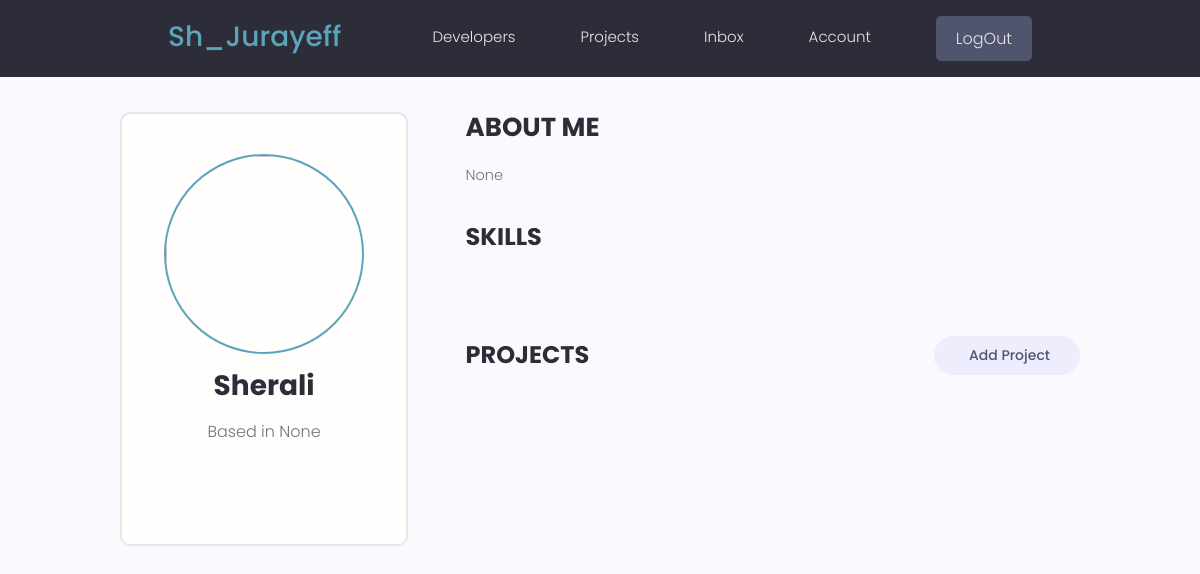
Screenshot of /account/ (signed in) with the database file from the repository.
### users/models.py (models this page shows, shortened)
class Profile(models.Model):
    user = models.OneToOneField(User , on_delete=models.CASCADE , null=True , blank=True)
    name = models.CharField(max_length=200 , blank=True  , null=True)
    email = models.EmailField(max_length=200 , blank=True , null=True)
    username = models.CharField(max_length=200 , blank=True  , null=True)
    location = models.CharField(max_length=200 , blank=True  , null=True)
    short_intro =  models.CharField(max_length=200 , blank=True  , null=True)
    bio = models.TextField(blank=True , null=True)
    profile_image = models.ImageField(blank=True ,null=True , upload_to='profiles/' , default='profiles/user-default.png')
    social_github = models.CharField(max_length=200 , blank=True  , null=True)
    social_telegram = models.CharField(max_length=200 , blank=True  , null=True)
    social_instagram = models.CharField(max_length=200 , blank=True  , null=True)
    social_linkedin = models.CharField(max_length=200 , blank=True  , null=True)
    social_twitter = models.CharField(max_length=200 , blank=True  , null=True)
    created_at = models.DateTimeField(auto_now_add=True , null=True ,blank=True)
    id = models.UUIDField(unique=True , default=uuid.uuid4 , primary_key=True , editable=False)

### users/views.py (the view)
# urls.py: path('account/' , userAccount , name = 'account') ,
@login_required(login_url = 'login')
def userAccount(request):
    profile = request.user.profile
    context = {
        'profile': profile
    }
    return render(request , 'users/account.html' , context)

### users/templates/users/account.html (shortened to what this page needs)
{% extends 'main.html' %}
{% block content %}
<main class="settingsPage profile my-md">
  <div class="container">
    <div class="layout">
      <div class="column column--1of3">
        <div class="card text-center">
          <div class="card__body dev">
            <img class="avatar avatar--xl dev__avatar" src="{{profile.imageURL}}" />
            <h2 class="dev__name">{{profile.name}}</h2>
            <p class="dev__location">Based in {{profile.location}}</p>
          </div>
        </div>
      </div>
      <div class="column column--2of3">
        <div class="devInfo">
          <h3 class="devInfo__title">About Me</h3>
          <p class="devInfo__about">{{profile.bio}}</p>
        </div>
        <div class="settings">
          <h3 class="settings__title">Skills</h3>
        </div>
        <div class="settings">
          <h3 class="settings__title">Projects</h3>
          <a class="tag tag--pill tag--sub settings__btn tag--lg" href="{% url 'create-project' %}"> Add Project</a>
        </div>
      </div>
    </div>
  </div>
</main>
{% endblock %}

### static/styles/app.css (style rules this page uses)
:root { --color-sub: #2d2d39; }
.card { border: 2px solid var(--color-light); }
img { width: 100%; }
.profile .card > .dev { padding: 4rem; }
.dev__avatar { display: block; margin: auto; }
.dev__name { color: var(--color-sub); font-size: 2.8rem; font-weight: 700; margin-top: 1rem; margin-bottom: 0.5rem; }
.dev__location { margin-top: 1rem; }
.devInfo { margin-bottom: 3rem; }
.devInfo__title, .devInfo__subtitle { font-size: 2.6rem; color: var(--color-sub); text-transform: uppercase; font-weight: 700; margin-bottom: 1.5rem; }
.devInfo__about, .devSkill__info { font-size: 1.45rem; line-height: 1.7; text-align: justify; }
.settings { display: flex; justify-content: space-between; align-items: center; }
.settings__title { font-size: 2.4rem; text-transform: uppercase; font-weight: 700; color: var(--color-sub); }

### static/uikit/styles/modules/_variables.css (style rules this page uses)
:root { --color-main: #5aa5b9; --color-main-light: #e6faff; --color-sub: #3f4156; --color-sub-light: #51546e; --color-sub-lighter: #ededfd; --color-text: #737373; --color-gray: #8b8b8b; --color-light: #e5e7eb; --color-light-gray: #767676; --color-bg: #f8fafd; --color-white: #fffefd; --color-white-light: #f3f3f3; --color-success: #359e64; --color-success-bg: #def8e8; --color-error: #fc4b0b; --color-error-bg: #fff2ee; --font-base: 'Poppins', arial, helvetica, 'Segoe UI', roboto, ubuntu, sans-serif; --font-monospace: 'Fira Code', 'Courier New', courier, monospace; --font-regular: 300; --font-medium: 500; --font-bold: 700; --generic-shadow: 1px 1px 5px #00000010; --generic-transition: all 0.3s ease-in-out; }

### static/uikit/styles/modules/_base.css (style rules this page uses)
* { margin: 0; padding: 0; box-sizing: border-box; text-rendering: optimizeLegibility; color: inherit; font-size: inherit; }
html { font-size: 50%; }
@media only screen and (min-width: 480px) { html { font-size: 56.25%; } }
@media only screen and (min-width: 1200px) { html { font-size: 62.5%; } }
body { line-height: 1.6; font-weight: 400; font-size: 1.5rem; color: var(--color-text); background-color: var(--color-bg); min-height: 100vh; }

### static/uikit/styles/modules/_typography.css (style rules this page uses)
* { font-family: var(--font-base); }
h2 { font-size: 3.6rem; font-weight: var(--font-bold); }
h3 { font-size: 3.2rem; font-weight: var(--font-medium); }
p, span, strong { font-size: 1.6rem; color: var(--color-text); font-weight: var(--font-regular); }
a { padding-bottom: 2px; text-decoration: none; display: inline-block; color: var(--color-main); font-weight: var(--font-medium); }

### static/uikit/styles/modules/_utilities.css (style rules this page uses)
.container { width: 92%; max-width: 165rem; margin: 0 auto; box-sizing: border-box; }
@media screen and (min-width: 1000px) { .container { width: 90%; } }
@media screen and (min-width: 1200px) { .container { width: 80%; } }
.text-center { text-align: center; }
.my-md { margin: 3rem auto; }

### static/uikit/styles/modules/_avatar.css (style rules this page uses)
.avatar { border-radius: 50%; border: 2px solid var(--color-main); object-fit: cover; }
.avatar--xl { height: 20rem; width: 20rem; }

### static/uikit/styles/modules/_card.css (style rules this page uses)
.card { border-radius: 1rem; background-color: var(--color-white); border: 1.5px solid var(--color-light); width: auto; height: auto; margin-top: 0.5rem; margin-bottom: 0.5rem; overflow: hidden; }
.card__body, .card__header { padding: 2rem 2.5rem; }

### static/uikit/styles/modules/_tag.css (style rules this page uses)
.tag { display: inline-flex; align-items: center; background-color: var(--color-sub); height: -webkit-fit-content; height: -moz-fit-content; height: fit-content; width: -webkit-fit-content; width: -moz-fit-content; width: fit-content; border-radius: 0.5rem; padding: 0.5rem 1.5rem; font-size: 1.2rem; cursor: pointer; }
.tag--pill { border-radius: 5rem; }
.tag--sub, .tag--sub > small { background: var(--color-sub-lighter); color: var(--color-sub-light); font-weight: 500; }
.tag--lg { padding: 0.8rem 3rem; font-size: 1.4rem; }

### static/uikit/styles/modules/_layout.css (style rules this page uses)
.layout { display: flex; flex-flow: row wrap; justify-content: space-between; }
.layout > .column { margin-bottom: 3rem; }
.layout > .column.column--1of3 { flex-basis: 30%; }
.layout > .column.column--2of3 { flex-basis: 64%; }

### rows the page displays
Profile: name "Sherali", location "None", bio "None"
